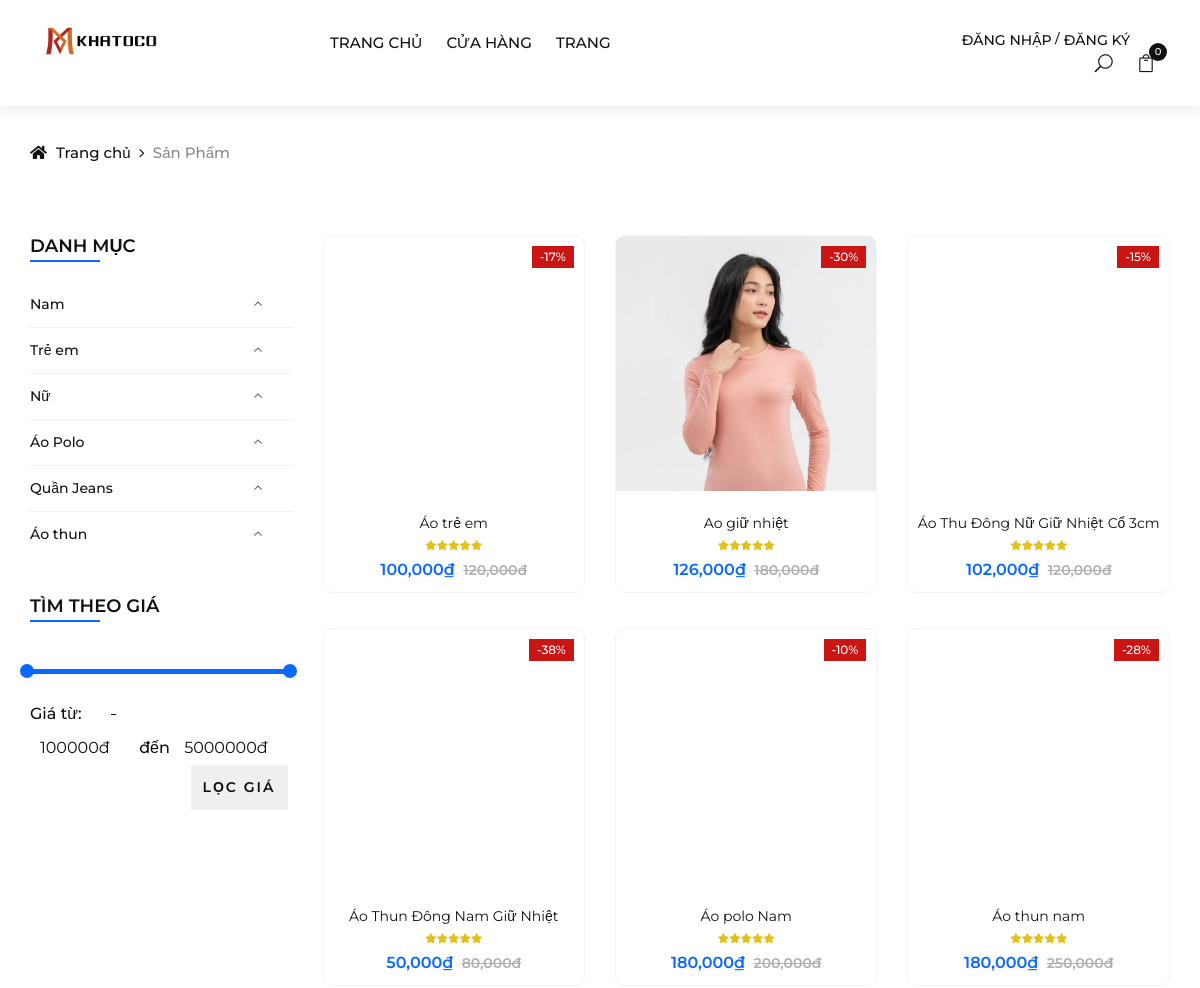
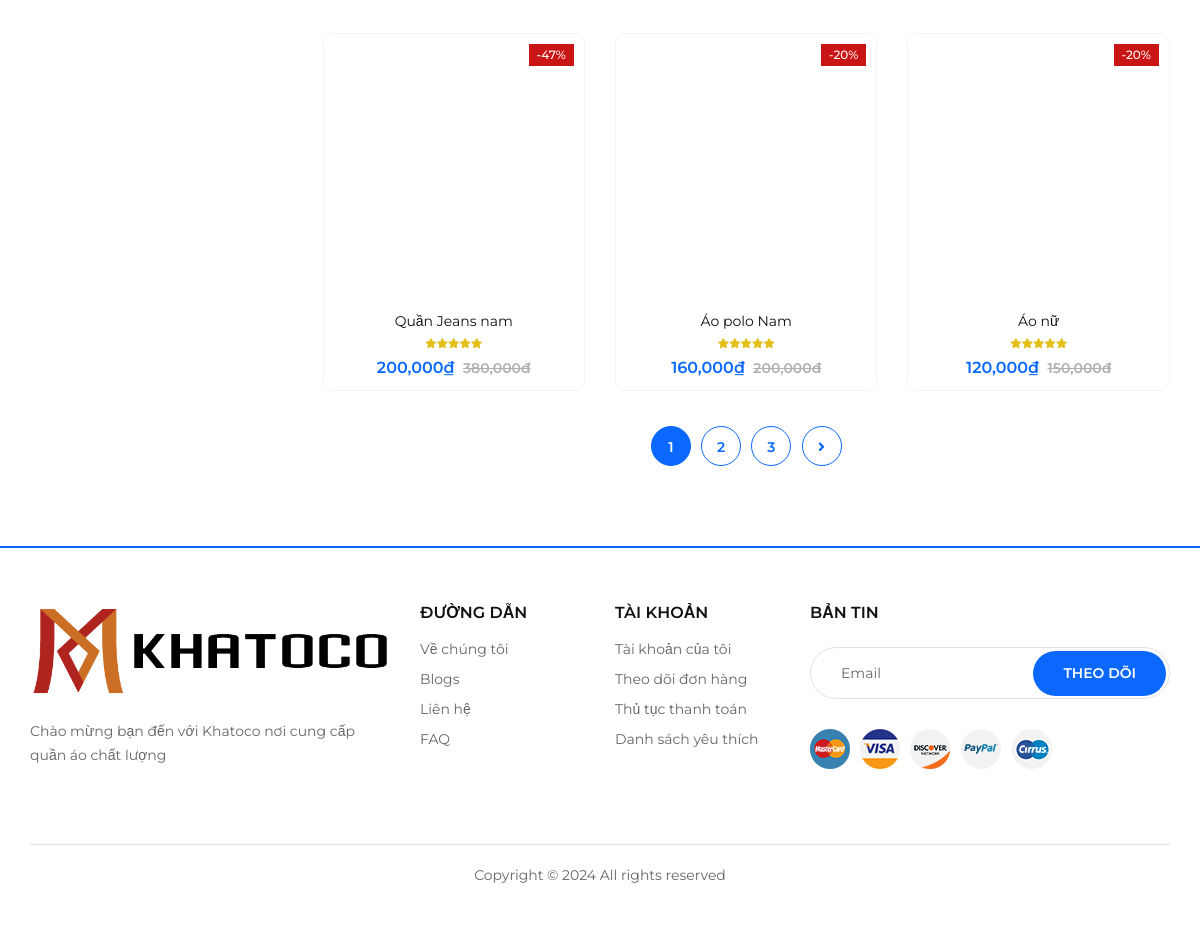
The app's page /DUAN1_QUANAO/index.php?url=cua-hang with its own data (2 pictures, top to bottom).
### tables this page shows
CREATE TABLE `categories` (
  `category_id` int(11) NOT NULL,
  `name` varchar(255) NOT NULL,
  `image` varchar(255) NOT NULL,
  `status` tinyint(1) NOT NULL DEFAULT 1
);

CREATE TABLE `products` (
  `product_id` int(11) NOT NULL,
  `category_id` int(11) NOT NULL,
  `name` varchar(255) NOT NULL,
  `image` varchar(255) NOT NULL,
  `quantity` int(11) NOT NULL,
  `sell_quantity` int(11) NOT NULL DEFAULT 0,
  `price` int(11) NOT NULL,
  `sale_price` int(11) NOT NULL,
  `create_date` datetime NOT NULL DEFAULT current_timestamp(),
  `views` int(11) NOT NULL DEFAULT 0,
  `details` text NOT NULL,
  `short_description` text NOT NULL,
  `status` tinyint(1) NOT NULL DEFAULT 1
);

### DUAN1_QUANAO/models/pdo_library.php (called while the page is built, shortened)
<?php
function pdo_query($sql){
    $sql_args = array_slice(func_get_args(), 1);
    try{
        $conn = pdo_get_connection();
        $stmt = $conn->prepare($sql);
        $stmt->execute($sql_args);
        $rows = $stmt->fetchAll();
        return $rows;
    }
    catch(PDOException $e){
        throw $e;
    }
    finally{
        unset($conn);
    }
}
?>

### DUAN1_QUANAO/models/CategoryModel.php (called while the page is built, shortened)
<?php
    class CategoryModel {
        public function select_all_categories() {
            $sql = "SELECT * FROM categories ORDER BY category_id";
            return pdo_query($sql);
        }
    }
?>

### DUAN1_QUANAO/models/ProductModel.php (called while the page is built, shortened)
<?php
    class ProductModel {
        function select_list_products($page, $perPage) {
            $start = ($page - 1) * $perPage;
            $sql = "SELECT * FROM products WHERE 1";
            $sql .= " AND status = 1 ORDER BY product_id DESC";
            $sql .= " LIMIT " . $start . ", " . $perPage;
            return pdo_query($sql);
        }
        public function count_products() {
            $sql = "SELECT product_id FROM products";
            return pdo_query($sql);
        }
        public function discount_percentage($price, $sale_price) {
            $discount_percentage = ($price - $sale_price) / $price * 100;
            $round__percentage = round($discount_percentage, 0)."%";
            return $round__percentage;
        }
    }
    $ProductModel = new ProductModel();
?>

### DUAN1_QUANAO/views/shop.php (the view, shortened to what this page needs)
<?php
    if (isset($_GET['page'])) {
        $page = $_GET['page'];
    } else {
        $page = 1;
    }
    $list_products = $ProductModel->select_list_products($page, 9);
    $list_catgories = $CategoryModel->select_all_categories();
?>
<div class="breadcrumb-option">
        <div class="container">
            <div class="row">
                <div class="col-lg-12">
                    <div class="breadcrumb__links">
                        <a href="index.php"><i class="fa fa-home"></i> Trang chủ</a>
                        <span>Sản Phẩm</span>
                    </div>
                </div>
            </div>
        </div>
    </div>
    <section class="shop spad">
        <div class="container">
            <div class="row">
                <div class="col-lg-3 col-md-3">
                    <div class="shop__sidebar">
                        <div class="sidebar__categories">
                            <div class="section-title">
                                <h4>DANH MỤC</h4>
                            </div>
                            <div class="categories__accordion">
                                <div class="accordion" id="accordionExample">
                                    <?php foreach ($list_catgories as $value) {
                                        extract($value);
                                    ?>
                                    <div class="card">
                                        <div class="card-heading active">
                                            <a href="index.php?url=danh-muc-san-pham&id=<?=$category_id?>" ><?=$name?></a>
                                        </div>
                                    </div>
                                    <?php
                                    }
                                    ?>
                                </div>
                            </div>
                        </div>
                        <div class="sidebar__filter">
                            <div class="section-title">
                                <h4>TÌM THEO GIÁ</h4>
                            </div>
                            <div class="filter-range-wrap">
                                <div class="price-range ui-slider ui-corner-all ui-slider-horizontal ui-widget ui-widget-content"
                                data-min="100000" data-max="5000000"></div>
                                <div class="range-slider">
                                    <form action="index.html" method="post">
                                        <div class="price-input">
                                            <p>Giá từ:</p> <br>
                                            <input type="text" id="minamount" > <p>đến</p>
                                            <input type="text" id="maxamount" > <br>
                                            <input type="submit" class="filter-price" name="" value="LỌC GIÁ">
                                        </div>
                                    </form>
                                </div>
                            </div>
                        </div>
                    </div>
                </div>
                <div class="col-lg-9 col-md-9">
                    <div class="row">
                        <?php foreach ($list_products as $value) {
                            extract($value);
                            $discount_percentage = $ProductModel->discount_percentage($price, $sale_price);
                        ?>
                        <div class="col-lg-4 col-md-6 col-6-rp-mobile">
                            <div class="product__item sale">
                                <div class="product__item__pic set-bg" data-setbg="upload/<?=$image?>">
                                    <div class="label_right sale">-<?=$discount_percentage?></div>
                                    <ul class="product__hover">
                                    </ul>
                                </div>
                                <div class="product__item__text">
                                    <h6 class="text-truncate-1"><a href="product-details.html"><?=$name?></a></h6>
                                    <div class="rating">
                                        <i class="fa fa-star"></i>
                                        <i class="fa fa-star"></i>
                                        <i class="fa fa-star"></i>
                                        <i class="fa fa-star"></i>
                                        <i class="fa fa-star"></i>
                                    </div>
                                    <div class="product__price"><?=number_format($sale_price)."₫"?> <span><?=number_format($price)."đ"?> </span></div>
                                </div>
                            </div>
                        </div>
                        <?php
                        }
                        ?>
                        <?php
                            $qty_product = $ProductModel->count_products();
                            $totalProducts = count($qty_product);
                            $productsPerPage = 9;
                            $totalProducts = intval($totalProducts);
                            $productsPerPage = intval($productsPerPage);
                            $numberOfPages = ceil($totalProducts / $productsPerPage);
                            $currentPage = isset($_GET['page']) ? intval($_GET['page']) : 1;
                            $html_pagination = '';
                            $pagination_next = '';
                            for ($i = 1; $i <= $numberOfPages; $i++) {
                                if ($i === $currentPage) {
                                    $active = 'active';
                                } else {
                                    $active = '';
                                }
                                $html_pagination .= '
                                    <a class="' . $active . '" href="index.php?url=cua-hang&page=' . $i . '">' . $i . '</a>
                                ';
                                if ($currentPage < $numberOfPages) {
                                    $pagination_next = '
                                        <a href="index.php?url=cua-hang&page=' . ($currentPage + 1) . '"><i class="fa fa-angle-right"></i></a>
                                    ';
                                }
                            }
                        ?>
                        <div class="col-lg-12 text-center">
                            <div class="pagination__option">
                                <?=$html_pagination?>
                                <?=$pagination_next?>
                            </div>
                        </div>
                    </div>
                </div>
            </div>
        </div>
    </section>

### DUAN1_QUANAO/components/head.php (shortened to what this page needs)
<!DOCTYPE html>
<html lang="zxx">
<head>
    <link rel="stylesheet" href="public/css/bootstrap.min.css" type="text/css">
    <link rel="stylesheet" href="public/css/font-awesome.min.css" type="text/css">
    <link rel="stylesheet" href="public/css/elegant-icons.css" type="text/css">
    <link rel="stylesheet" href="public/css/jquery-ui.min.css" type="text/css">
    <link rel="stylesheet" href="public/css/magnific-popup.css" type="text/css">
    <link rel="stylesheet" href="public/css/owl.carousel.min.css" type="text/css">
    <link rel="stylesheet" href="public/css/slicknav.min.css" type="text/css">
    <link rel="stylesheet" href="public/css/style.css" type="text/css">
    <link rel="stylesheet" href="https://use.fontawesome.com/releases/v5.7.2/css/all.css"
 />
    <link rel="stylesheet" href="https://cdnjs.cloudflare.com/ajax/libs/toastr.js/latest/toastr.min.css">
</head>

### DUAN1_QUANAO/components/header.php (shortened to what this page needs)
<body>
    <header class="header">
        <div class="container">
            <div class="row">
                <div class="col-xl-3 col-lg-2">
                    <div class="header__logo">
                        <a href="index.php"><img style="max-height: 30px;" src="upload/logo_khatoco.png" alt=""></a>
                    </div>
                </div>
                <div class="col-xl-6 col-lg-7">
                    <nav class="header__menu">
                        <ul>
                            <li ><a href="index.php">TRANG CHỦ</a></li>
                            <li><a href="index.php?url=cua-hang">Cửa hàng</a></li>
                            <li><a href="#">Trang</a>
                            </li>
                        </ul>
                    </nav>
                </div>
                <div class="col-lg-3">
                    <div class="header__right">
                        <?php if(isset($_SESSION['user'])) { ?>
                            <div class="header__right__auth acount">
                                <a href="index.php?url=thong-tin-tai-khoan">
                                    <img src="upload/<?=$_SESSION['user']['image']?>" alt=""><?=$_SESSION['user']['username']?>
                                </a>
                            </div>
                        <?php
                        } else {
                        ?>
                            <div class="header__right__auth">
                                <a href="index.php?url=dang-nhap">Đăng nhập</a>
                                <a href="index.php?url=dang-ky">Đăng ký</a>
                            </div>
                        <?php
                        }
                        ?>
                        <?php if(isset($_SESSION['user'])) {?>
                        <ul class="header__right__widget">
                            <li><span class="icon_search search-switch"></span></li>
                            <li><a id="cart-mini" href="#"><span class="icon_bag_alt"></span>
                                <div class="tip"><?=$count_carts?></div>
                            </a></li>
                        </ul>
                        <?php }else {?>
                        <ul class="header__right__widget">
                            <li><span class="icon_search search-switch"></span></li>
                            <li><a onclick="alert('Vui lòng đăng nhập để sử dụng chức năng')" id="cart-mini" href="dang-nhap"><span class="icon_bag_alt"></span>
                                <div class="tip">0</div>
                            </a></li>
                        </ul>
                        <?php }?>
                    </div>
                </div>
            </div>
        </div>
    </header>

### DUAN1_QUANAO/index.php (shortened to what this page needs)
<?php
    require_once "models/pdo_library.php";
    require_once "models/ProductModel.php";
    require_once "models/CategoryModel.php";
    require_once "components/head.php";
    require_once "components/header.php";
    if(!isset($_GET['url'])) {
        require_once "views/home.php";
    }else {
        switch ($_GET['url']) {
            case 'cua-hang':
                require_once "views/shop.php";
                break;
        }
    }
    require_once "components/footer.php";
?>

### DUAN1_QUANAO/components/footer.php (shortened to what this page needs)
<div style="border: 1px solid #0A68FF;"></div>
<footer class="footer">
    <div class="container">
        <div class="row">
            <div class="col-lg-4 col-md-6 col-sm-7">
                <div class="footer__about">
                    <div class="footer__logo">
                        <a href="./index.html"><img src="upload/logo_khatoco.png" alt=""></a>
                    </div>
                    <p>Chào mừng bạn đến với Khatoco nơi cung cấp quần áo chất lượng</p>
                </div>
            </div>
            <div class="col-lg-2 col-md-3 col-sm-5">
                <div class="footer__widget">
                    <h6>ĐƯỜNG DẪN</h6>
                    <ul>
                        <li><a href="#">Về chúng tôi</a></li>
                        <li><a href="#">Blogs</a></li>
                        <li><a href="#">Liên hệ</a></li>
                        <li><a href="#">FAQ</a></li>
                    </ul>
                </div>
            </div>
            <div class="col-lg-2 col-md-3 col-sm-4">
                <div class="footer__widget">
                    <h6>tÀI khoẢN</h6>
                    <ul>
                        <li><a href="#">Tài khoản của tôi</a></li>
                        <li><a href="#">Theo dõi đơn hàng</a></li>
                        <li><a href="#">Thủ tục thanh toán</a></li>
                        <li><a href="#">Danh sách yêu thích</a></li>
                    </ul>
                </div>
            </div>
            <div class="col-lg-4 col-md-8 col-sm-8">
                <div class="footer__newslatter">
                    <h6>BẢN TIN</h6>
                    <form action="#">
                        <input type="text" placeholder="Email">
                        <button type="submit" class="site-btn">Theo dõi</button>
                    </form>
                    <div class="footer__payment">
                        <a href="#"><img src="public/img/payment/payment-1.png" alt=""></a>
                        <a href="#"><img src="public/img/payment/payment-2.png" alt=""></a>
                        <a href="#"><img src="public/img/payment/payment-3.png" alt=""></a>
                        <a href="#"><img src="public/img/payment/payment-4.png" alt=""></a>
                        <a href="#"><img src="public/img/payment/payment-5.png" alt=""></a>
                    </div>
                </div>
            </div>
        </div>
        <div class="row">
            <div class="col-lg-12">
                <div class="footer__copyright__text">
                    <p>Copyright &copy; <script>document.write(new Date().getFullYear());</script> All rights reserved</p>
                </div>
            </div>
        </div>
    </div>
</footer>
</body>
</html>

### records on screen
categories: name "Nam"
categories: name "Trẻ em"
categories: name "Nữ"
categories: name "Áo Polo"
categories: name "Quần Jeans"
categories: name "Áo thun"
products: discount_percentage "17%", name "Áo trẻ em", sale_price "100,000", price "120,000"
products: shows a picture, discount_percentage "30%", name "Ao giữ nhiệt", sale_price "126,000", price "180,000"
products: discount_percentage "15%", name "Áo Thu Đông Nữ Giữ Nhiệt Cổ 3cm", sale_price "102,000", price "120,000"
products: discount_percentage "38%", name "Áo Thun Đông Nam Giữ Nhiệt", sale_price "50,000", price "80,000"
products: discount_percentage "10%", name "Áo polo Nam", sale_price "180,000", price "200,000"
products: discount_percentage "28%", name "Áo thun nam", sale_price "180,000", price "250,000"
products: discount_percentage "47%", name "Quần Jeans nam", sale_price "200,000", price "380,000"
products: discount_percentage "20%", name "Áo polo Nam", sale_price "160,000", price "200,000"
products: discount_percentage "20%", name "Áo nữ", sale_price "120,000", price "150,000"
